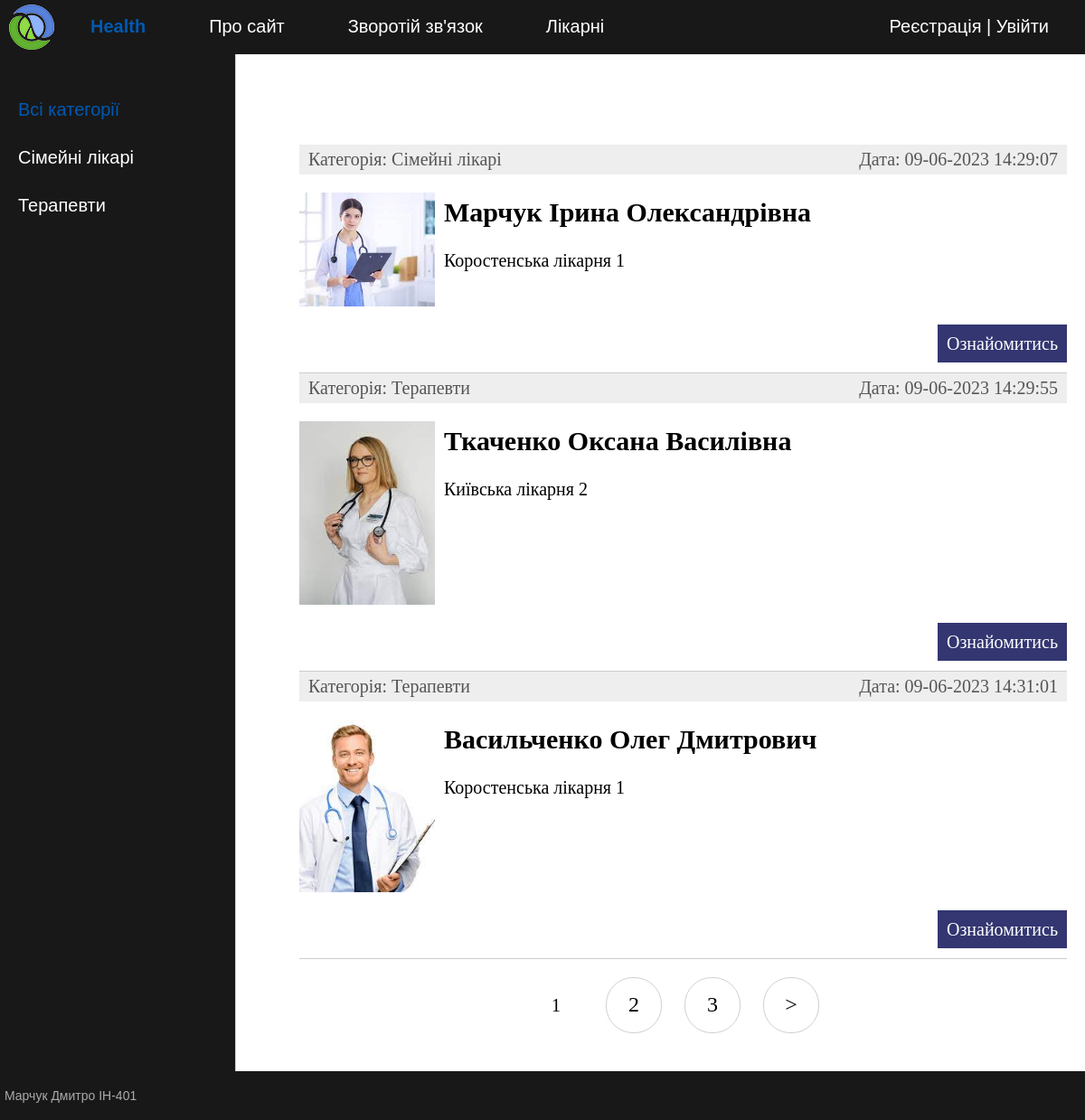
The page / on the database its author committed.
### doctors/models.py (models this page shows, shortened)
class Category(models.Model):
    name = models.CharField(max_length=100, db_index=True, verbose_name="Категорія")
    slug = models.SlugField(max_length=255, unique=True, db_index=True, verbose_name="URL")
    def __str__(self):
        return self.name
    def get_absolute_url(self):
        return reverse('category', kwargs={'cat_slug': self.slug})
    class Meta:
        verbose_name = 'Категорія'
        verbose_name_plural = 'Категорії'
        ordering = ['id']

class Doctors(models.Model):
    title = models.CharField(max_length=255, verbose_name="Заголовок")
    slug = models.SlugField(max_length=255, unique=True, db_index=True, verbose_name="URL")
    content = models.TextField(blank=True, verbose_name="Текст")
    photo = models.ImageField(upload_to="photos/%Y/%m/%d/", verbose_name="Фото")
    time_create = models.DateTimeField(auto_now_add=True, verbose_name="Час створення")
    time_update = models.DateTimeField(auto_now=True, verbose_name="Час зміни")
    is_published = models.BooleanField(default=True, verbose_name="Публікація")
    cat = models.ForeignKey('Category', on_delete=models.PROTECT, verbose_name="Категорії")
    def get_absolute_url(self):
        return reverse('post', kwargs={'post_slug': self.slug})
    class Meta:
        verbose_name = 'Лікарі'
        verbose_name_plural = 'Лікарі'
        ordering = ['id']

### doctors/views.py (the view)
# urls.py: path('', DoctorsHome.as_view(), name='home'),
class DoctorsHome(DataMixin, ListView):
    paginate_by = 3
    model = Doctors
    template_name = 'doctors/index.html'
    context_object_name = 'posts'
    def get_context_data(self, *, object_list=None, **kwargs):
        context = super().get_context_data(**kwargs)
        c_def = self.get_user_context(title="Головна сторінка")
        return dict(list(context.items()) + list(c_def.items()))
    def get_queryset(self):
        return Doctors.objects.filter(is_published=True).select_related('cat')

### doctors/templatetags/doctors_tags.py (called while the page is built)
@register.inclusion_tag('doctors/list_categories.html')
def show_categories(sort=None, cat_selected=0):
    if not sort:
        cats = Category.objects.all()
    else:
        cats = Category.objects.order_by(sort)
    return {"cats": cats, "cat_selected": cat_selected}

### doctors/utils.py (called while the page is built)
    def get_user_context(self, **kwargs):
        context = kwargs
        cats = Category.objects.annotate(Count('doctors'))
        user_menu = menu.copy()
        if not self.request.user.is_authenticated:
            user_menu.pop(1)
        context['menu'] = user_menu
        context['cats'] = cats
        if 'cat_selected' not in context:
            context['cat_selected'] = 0
        return context

### doctors/templates/doctors/index.html (shortened to what this page needs)
{% extends 'doctors/base.html' %}
{% block content %}
<ul class="list-articles">
	{% for p in posts %}
			<li><div class="article-panel">
				<p class="first">Категорія: {{p.cat}}</p>
				<p class="last">Дата: {{p.time_update|date:"d-m-Y H:i:s"}}</p>
			</div>
				{% if p.photo %}
					<p><img class="img-article-left thumb" src="{{p.photo.url}}" ></p>
				{% endif %}
				<h2>{{p.title}}</h2>
		{% autoescape on %}
		{{p.content|linebreaks|truncatewords:50}}
		{% endautoescape %}
				<p class="link-read-post"><a href="{{ p.get_absolute_url }}">Ознайомитись</a></p>
				</li>
	{% endfor %}
</ul>
{% endblock %}

### doctors/templates/doctors/list_categories.html
{% for c in cats %}
	{% if c.pk == cat_selected %}
		<li class="selected">{{c.name}}</li>
	{% else %}
		<li><a href="{{ c.get_absolute_url }}">{{c.name}}</a></li>
	{% endif %}
{% endfor %}

### doctors/static/doctors/css/styles.css (style rules this page uses)
html, body { font-family: 'Arial'; margin: 0; padding: 0; height: 100%; width: 100%; color: #444; }
a { color: #0059b2; text-decoration: none; }
img { max-width: 600px; height: auto; }
img.img-article-left { max-width: 300px; height: auto; float: left; padding: 0 10px 10px 0; }
img.img-article-left.thumb { max-width: 150px; height: auto; }
p.link-read-post { text-align: right; }
p.link-read-post a { padding: 10px; min-width: 100px; background: #333671; color: #fff; text-decoration: none; }
div.article-panel { background: #eee; padding: 5px 10px 5px 10px; box-sizing: border-box; overflow: hidden; color: #555; }
div.article-panel p.first { margin: 0; float: left; }
div.article-panel p.last { margin: 0; float: right; }
ul.list-articles { list-style: none; margin: 0; padding: 0; }
ul.list-articles li { border-bottom: 1px solid #ccc; }
.left-chapters ul li { margin: 30px 0 0 0; color: #999; }
.left-chapters ul li a { color: #fff; text-decoration: none; }

### rows shown on the page
Category: name "Сімейні лікарі"
Category: name "Терапевти"
Doctors: cat "Сімейні лікарі", time_update "09-06-2023 14:29:07", photo (picture), title "Марчук Ірина Олександрівна", content "Коростенська лікарня 1"
Doctors: cat "Терапевти", time_update "09-06-2023 14:29:55", photo (picture), title "Ткаченко Оксана Василівна", content "Київська лікарня 2"
Doctors: cat "Терапевти", time_update "09-06-2023 14:31:01", photo (picture), title "Васильченко Олег Дмитрович", content "Коростенська лікарня 1"

### other values the page prints
{{ m.title }} "Про сайт" "Зворотій зв'язок" "Лікарні"
{{ p }} "1"
{{ p }} "2" "3"
